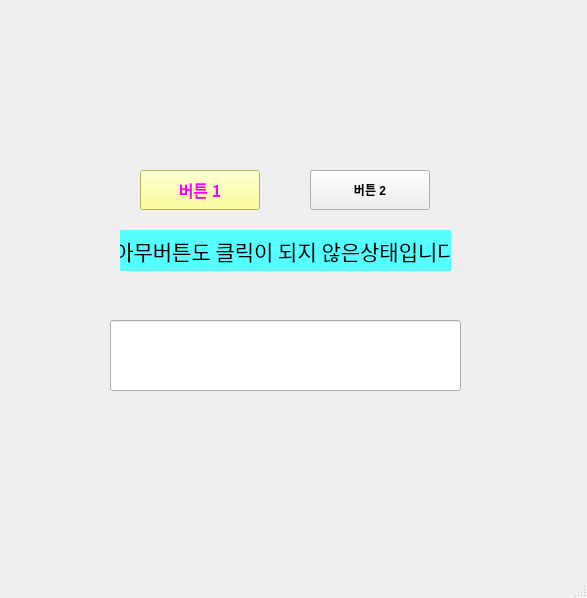
<?xml version="1.0" encoding="UTF-8"?>
<ui version="4.0">
 <class>MainWindow</class>
 <widget class="QMainWindow" name="MainWindow">
  <property name="geometry">
   <rect>
    <x>0</x>
    <y>0</y>
    <width>587</width>
    <height>598</height>
   </rect>
  </property>
  <property name="font">
   <font>
    <weight>75</weight>
    <bold>true</bold>
   </font>
  </property>
  <property name="windowTitle">
   <string>MainWindow</string>
  </property>
  <widget class="QWidget" name="centralwidget">
   <widget class="QPushButton" name="btn1">
    <property name="geometry">
     <rect>
      <x>140</x>
      <y>170</y>
      <width>120</width>
      <height>40</height>
     </rect>
    </property>
    <property name="font">
     <font>
      <family>궁서체</family>
      <pointsize>12</pointsize>
     </font>
    </property>
    <property name="styleSheet">
     <string notr="true">color : rgb(239, 3, 255);
background-color: rgb(255, 255, 127);</string>
    </property>
    <property name="text">
     <string>버튼 1</string>
    </property>
   </widget>
   <widget class="QPushButton" name="btn2">
    <property name="geometry">
     <rect>
      <x>310</x>
      <y>170</y>
      <width>120</width>
      <height>40</height>
     </rect>
    </property>
    <property name="styleSheet">
     <string notr="true">color rgb(236, 23, 255)</string>
    </property>
    <property name="text">
     <string>버튼 2</string>
    </property>
   </widget>
   <widget class="QLabel" name="label1">
    <property name="geometry">
     <rect>
      <x>120</x>
      <y>230</y>
      <width>331</width>
      <height>41</height>
     </rect>
    </property>
    <property name="font">
     <font>
      <family>휴먼매직체</family>
      <pointsize>16</pointsize>
      <weight>50</weight>
      <bold>false</bold>
     </font>
    </property>
    <property name="styleSheet">
     <string notr="true">background-color: rgb(85, 255, 255);</string>
    </property>
    <property name="text">
     <string>아무버튼도 클릭이 되지 않은상태입니다</string>
    </property>
    <property name="alignment">
     <set>Qt::AlignCenter</set>
    </property>
   </widget>
   <widget class="QLineEdit" name="lineEdit1">
    <property name="geometry">
     <rect>
      <x>110</x>
      <y>320</y>
      <width>351</width>
      <height>71</height>
     </rect>
    </property>
    <property name="alignment">
     <set>Qt::AlignCenter</set>
    </property>
   </widget>
  </widget>
  <widget class="QMenuBar" name="menubar">
   <property name="geometry">
    <rect>
     <x>0</x>
     <y>0</y>
     <width>587</width>
     <height>21</height>
    </rect>
   </property>
  </widget>
  <widget class="QStatusBar" name="statusbar"/>
 </widget>
 <resources/>
 <connections/>
</ui>
